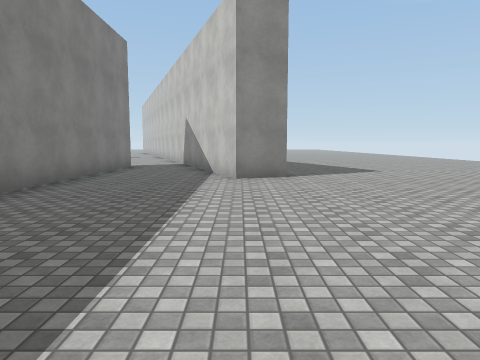
[1] (above)

24 first-person views from a walk through a 3-D level made in the Unity game engine. The camera is 1.4 m above the floor, tilts 6° down and sees 70° across. The floor is counted in squares, 2 m on a side. Each view is taken from the middle of a square. On the plan, view 1 faces up. The plan holds only what a view shows up to about 11 squares ahead; the rest is blank. The place goes on beyond the plan. The player character is not drawn. Surface patterns are stand-ins for the level's own textures.

[2]
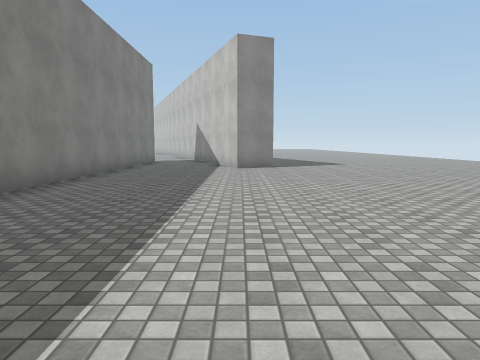

[3]
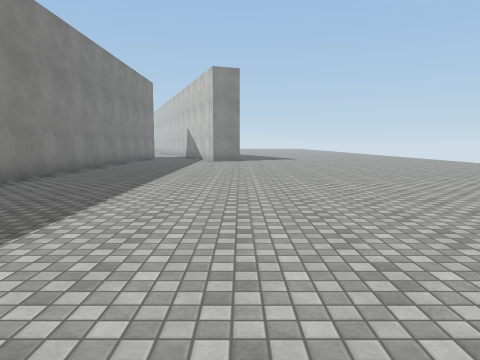

[4]
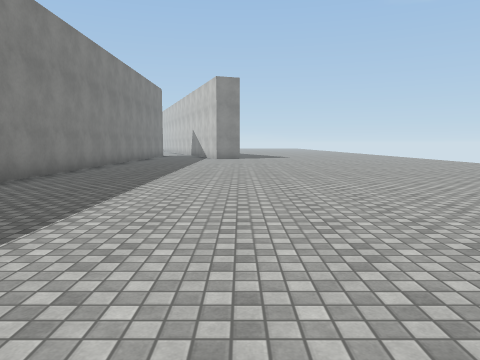

[5]
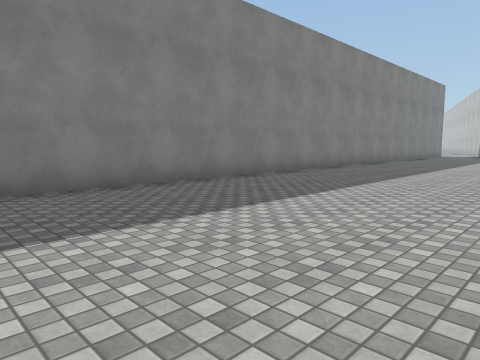

[6]
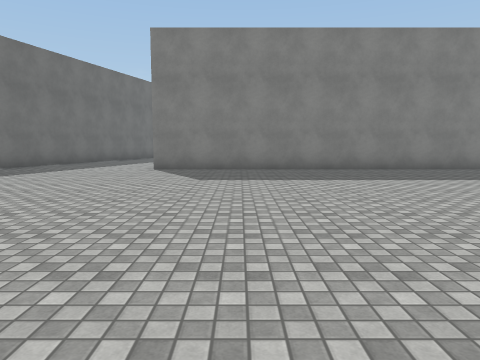

[7]
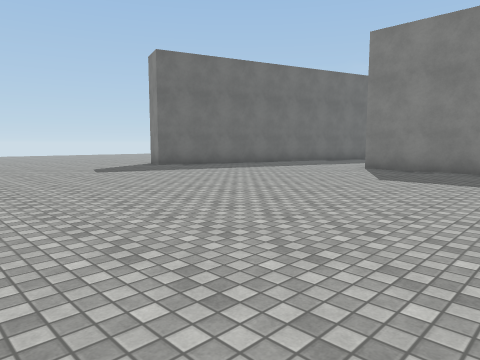

[8]
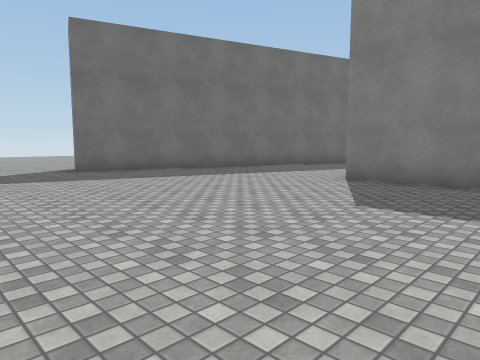

[9]
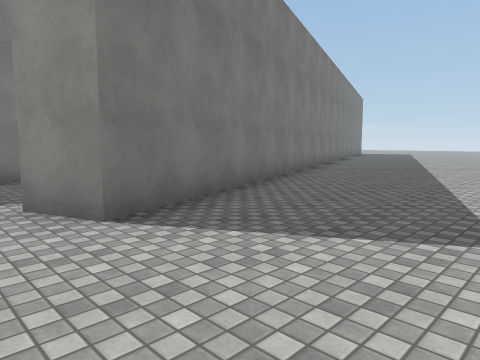

[10]
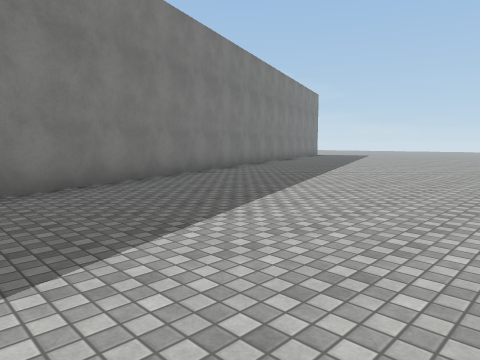

[11]
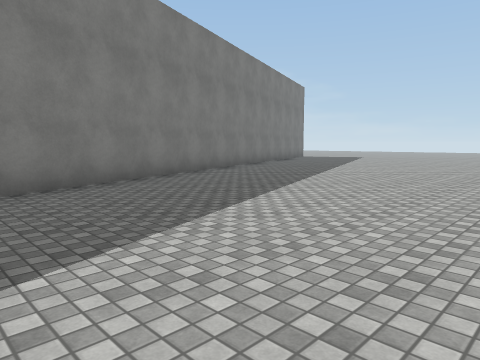

[12]
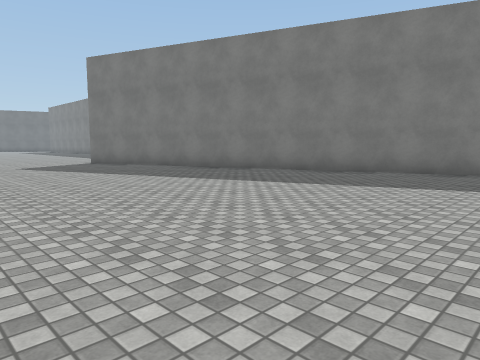

[13]
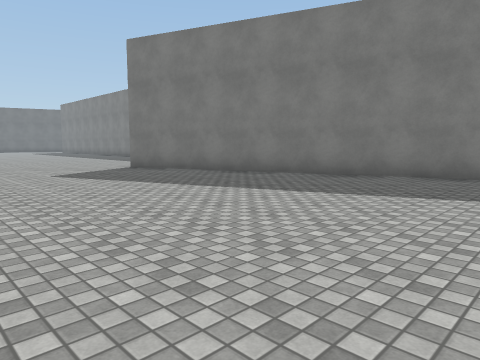

[14]
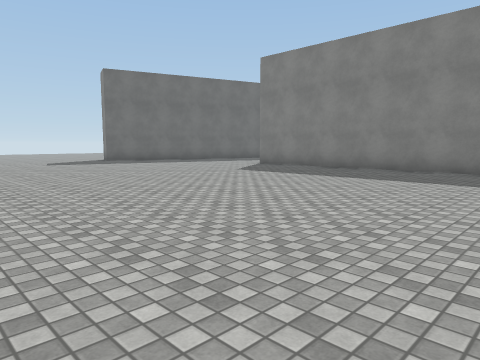

[15]
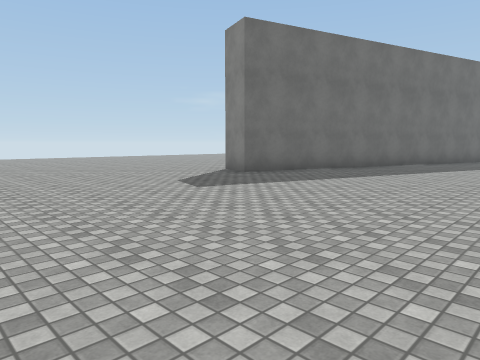

[16]
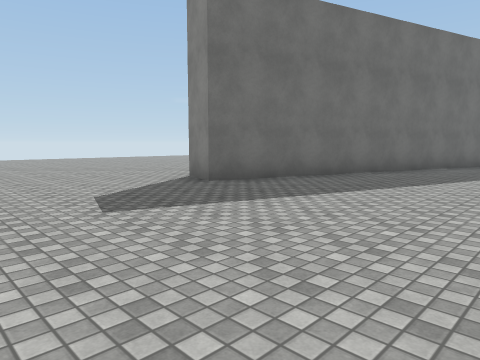

[17]
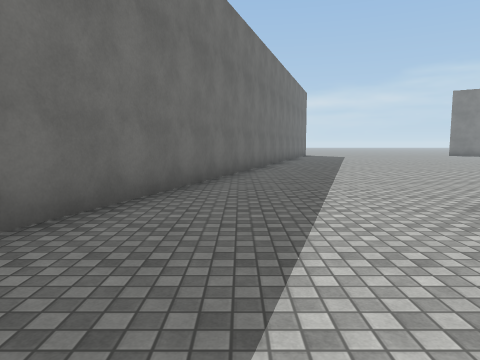

[18]
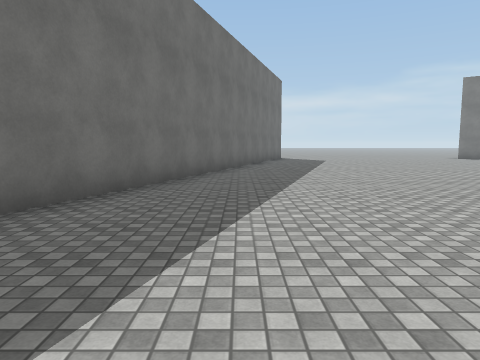

[19]
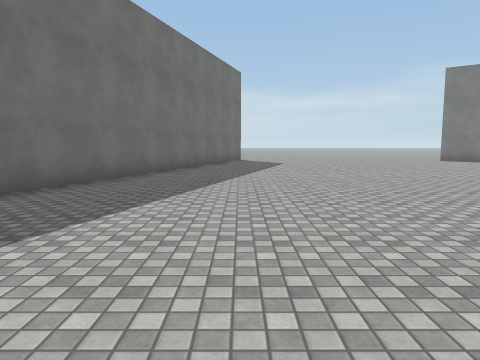

[20]
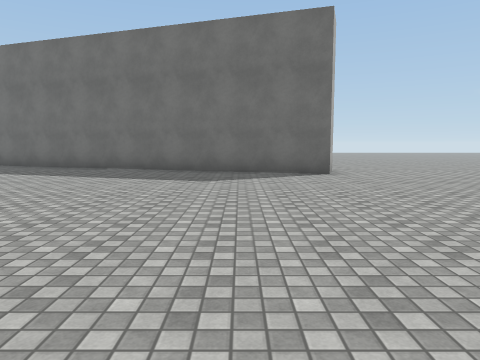

[21]
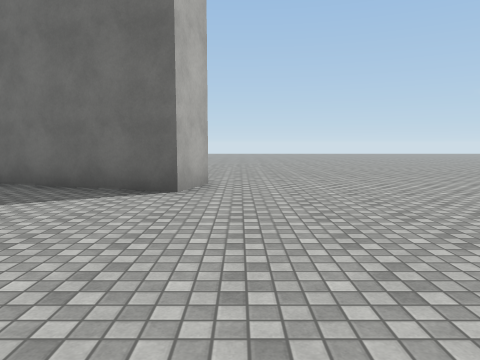

[22]
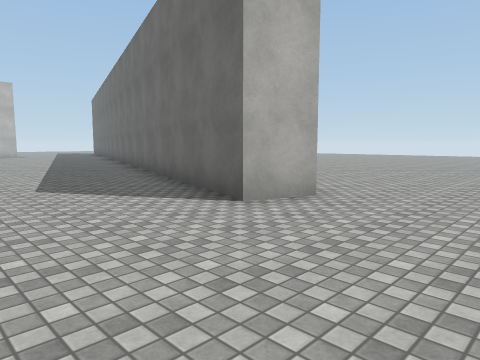

[23]
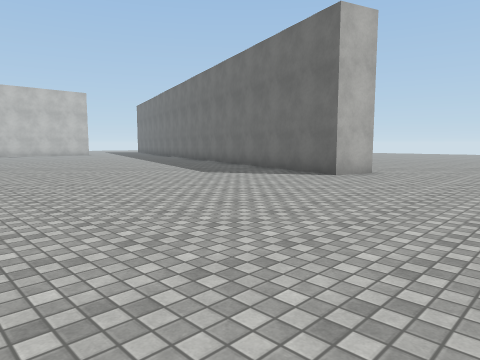

[24]
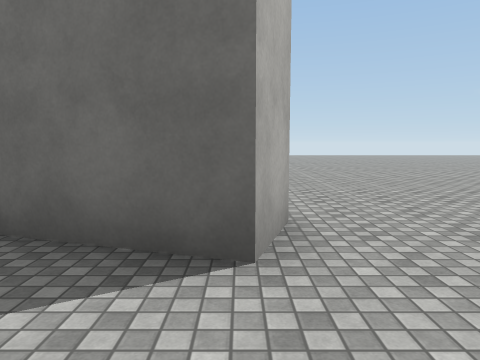

### Floor plan
Points are (right, up) in squares from view 1. A wall is a line through its corners. A room is listed if a view was taken in it or the views show most of it. See-through windows are left out.
Room 1 (views 1, 2, 3, 4, 5, 6, 7, 8, 9, 10, 11, 12, 13, 14, 15, 16, 17, 18, 19, 20, 21, 22, 23, 24)
walls: (-3.4, 10.8) (-3.4, -12.4); (-22.4, -12.1) (-22.1, -11) (-0.2, -18) (-0.3, -18.5); (-3.9, 20.5) (1, 7.3) (-0.1, 6.9) (-1.6, 11.1)
ways out: opening at (-24.5, -3.8)

Positions as (right, up) in squares from view 1, and headings:
1: (0, 0), facing up
2: (0, -3), facing up
3: (1, -7), facing up
4: (1, -9), facing up
5: (2, -10), facing up-left
6: (6, -10), facing left
7: (6, -8), facing down-left
8: (3, -9), facing down-left
9: (4, 6), facing up-left
10: (5, 10), facing up-left
11: (4, 13), facing up-left
12: (6, 20), facing down-left
13: (6, 17), facing down-left
14: (6, -4), facing down-left
15: (6, -12), facing down-left
16: (4, -13), facing down-left
17: (-1, -15), facing left
18: (-5, -13), facing left
19: (-7, -11), facing left
20: (-20, -3), facing down
21: (-23, -6), facing down
22: (-25, -8), facing down-right
23: (-26, -4), facing down-right
24: (-22, -9), facing down
